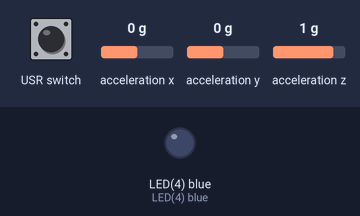
Bench run of a program on a simulated pyboard running MicroPython. Shown: output pins drawn as LEDs (lit = HIGH). The inputs (shaded band) are chosen by the test bench; at power-on: acceleration x 0 g, acceleration y 0 g, acceleration z 1 g. Files the program writes start out absent.

Above: at 1.2 s.
1.3 s: USR switch pressed for 0.15 s
At 2.3 s:
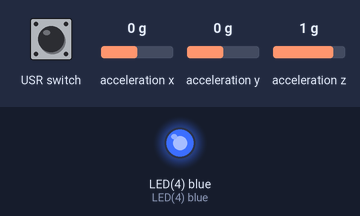
3.0 s: USR switch pressed for 1 s
At 3.4 s:
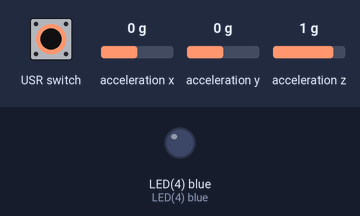
Timing chart, 0 to 6.0 s (numbered marks = the images above; inputs shaded):
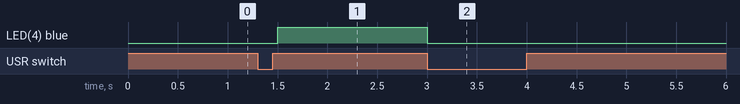

Measured:
- after the input at 1.3 s, LED(4) blue: LOW → HIGH after 0.20 s
- after the input at 3.0 s, LED(4) blue: HIGH → LOW at once

The program:

datalogger.py
```python
# datalogger.py
# Logs the data from the acceleromter to a file on the SD-card

import pyb

# creating objects
accel = pyb.Accel()
blue = pyb.LED(4)
switch = pyb.Switch()

# loop
while True:

    # wait for interrupt
    # this reduces power consumption while waiting for switch press
    pyb.wfi()

    # start if switch is pressed
    if switch():
        pyb.delay(200)  # delay avoids detection of multiple presses
        blue.on()  # blue LED indicates file open
        log = open("/sd/log.csv", "w")  # open file on SD (SD: '/sd/', flash: '/flash/)

        # until switch is pressed again
        while not switch():
            t = pyb.millis()  # get time
            x, y, z = accel.filtered_xyz()  # get acceleration data
            log.write("{},{},{},{}\n".format(t, x, y, z))  # write data to file

        # end after switch is pressed again
        log.close()  # close file
        blue.off()  # blue LED indicates file closed
        pyb.delay(200)  # delay avoids detection of multiple presses
```
